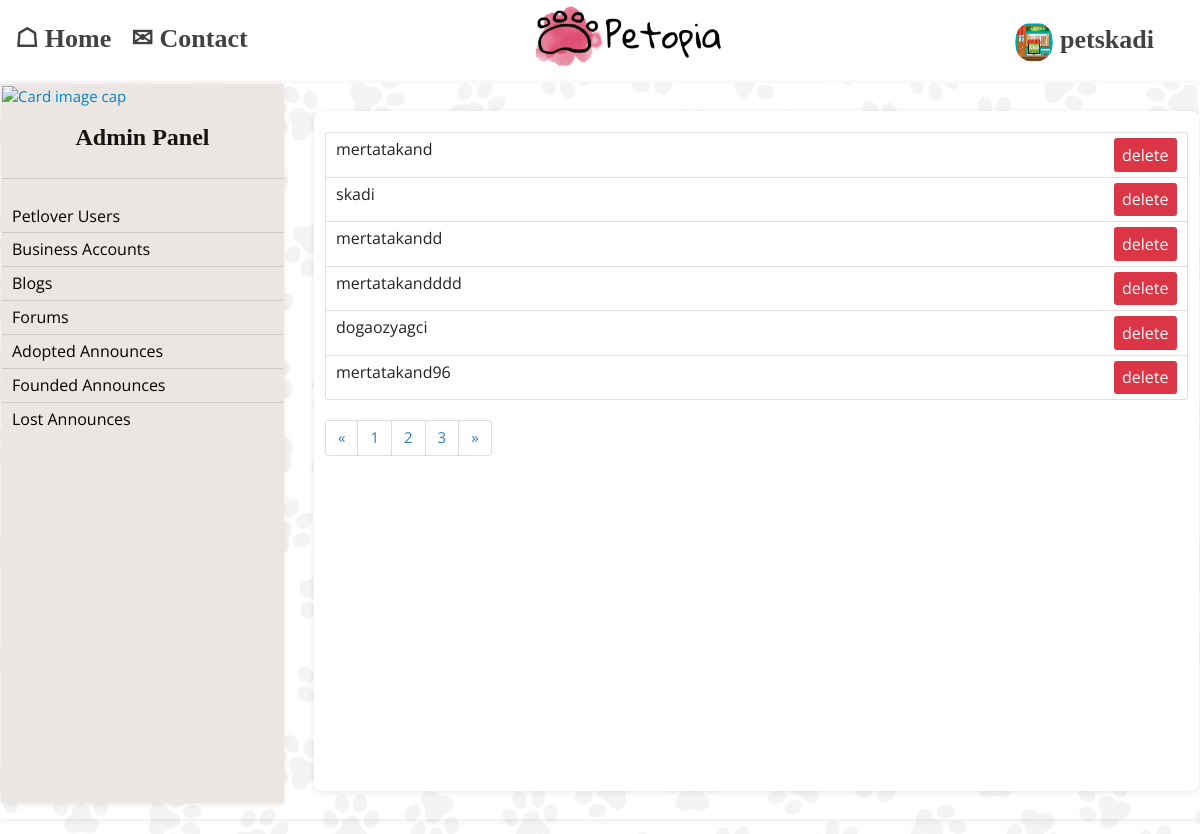
Page /dashboard-petlover/ (signed in) on the committed database.
### users/models.py (models this page shows, shortened)
class User(AbstractUser):
    GENDER_CHOICES = (
        ('Male', 'Male'),
        ('Female', 'Female'),
    )
    BUSINESS_TYPE = (
        ('Pet Shop', 'Pet Shop'),
        ('Pet Stylists', 'Pet Stylists'),
        ('Pet Hotel', 'Pet Stylists'),
        ('Veterinary', 'Veterinary'),
        ('Other', 'Other'),
    )
    email = models.EmailField(null=True, unique=True)
    user_type = models.CharField(max_length=20, null=True, editable=False)
    user_id = models.UUIDField(default=uuid.uuid4, unique=True, editable=False)
    full_name = models.CharField(max_length=200, null=True)
    location = models.CharField(max_length=200, null=True)
    tckn = models.CharField(max_length=11, null=True)
    phone = models.CharField(max_length=11, null=True)
    birthDate = models.DateField(null=True)
    gender = models.CharField(max_length=20, choices=GENDER_CHOICES, null=True)
    profile_image = models.ImageField(null=True, blank=True, upload_to='profiles/', default="profiles/user-default.jpg")
    created = models.DateTimeField(auto_now_add=True)
    business_name = models.CharField(max_length=200, null=True)
    tax_id = models.CharField(max_length=11, null=True, unique=True)
    information = models.TextField(max_length=500, null=True)
    address = models.TextField(max_length=500, null=True)
    logo = models.ImageField(null=True, blank=True, upload_to='profiles/', default="profiles/store-default.png")
    business_type = models.CharField(max_length=20, choices=BUSINESS_TYPE, null=True)

### dashboard/views.py (the view)
# urls.py: path('dashboard-petlover/', views.admin_dashboard_petlover, name="admin-dashboard-petlover"),
def admin_dashboard_petlover(request):
    profile = request.user
    pet_lover_accounts = User.objects.all().filter(user_type='petlover')
    context= {'petlovers': pet_lover_accounts, 'profile': profile}
    return render(request, 'dashboard/dashboard-petlover.html', context)

### dashboard/templates/dashboard/dashboard-petlover.html (shortened to what this page needs)
{% extends 'main.html' %}
{% load static %}
{% block content %}
    <div class="card" style="background-color: #ffc0cb00;display: flex;justify-content: flex-start;flex-direction: row;align-items: flex-start;">
        {% include 'sidebar-dashboard.html' %}
        <div class="card" style="width: 130rem;margin-left: 30px;margin-top: 27px;border-radius: 1%;height: 68rem;">
                <div class="card-body">
                    <ul class="list-group" style="font-size: initial; margin-top: 10px">
                        {% for pl in petlovers %}
                        <li class="list-group-item" style="display: flex;flex-wrap: nowrap;justify-content: space-between;">
                            {{ pl.username }}
                            <a href="{% url 'admin-dashboard-delete-user' pl.user_id %}"><button class="btn btn-danger" style="font-size: initial;">delete</button></a>
                        </li>
                        {% endfor %}
                    </ul>
                    <nav aria-label="Page navigation example">
                            <ul class="pagination">
                                <li class="page-item">
                                    <a class="page-link" href="#" aria-label="Previous">
                                        <span aria-hidden="true">&laquo;</span>
                                    </a>
                                </li>
                                <li class="page-item"><a class="page-link" href="#">1</a></li>
                                <li class="page-item"><a class="page-link" href="#">2</a></li>
                                <li class="page-item"><a class="page-link" href="#">3</a></li>
                                <li class="page-item">
                                    <a class="page-link" href="#" aria-label="Next">
                                        <span aria-hidden="true">&raquo;</span>
                                    </a>
                                </li>
                            </ul>
                        </nav>
                </div>
            </div>
    </div>
{% endblock %}

### templates/navbar.html (shortened to what this page needs)
{% load static %}
<header>
    {% if request.user.is_authenticated %}
        <nav class="navbar navbar-expand-lg"
             style="background-color: white;display: flex;justify-content: space-between;">
            <div id="navbarNavDropdown">
                <ul class="navbar-nav">
                    <li class="nav-item active">
                        <a class="nav-link" href="/"
                           style="color: #424242;font-size: 26px;font-family: cursive;margin-left: 10px;margin-top: -6px;">
                            <b>☖ Home</b>
                            <span class="sr-only">(current)</span></a>
                    </li>
                    <li class="nav-item">
                        <a class="nav-link" href="mailto:petopia@support.com"
                           style="color: #424242;font-size: 26px;font-family: cursive;margin-left: 10px;margin-top: -6px;">
                            <b>✉ Contact</b>
                            <span class="sr-only">(current)</span></a>
                    </li>
                </ul>
            </div>
            <div style="max-width: 200px;">
                <a href="/"><img src="{% static 'images/logo.png' %}" alt="adspot"></a>
            </div>
            <div class="dropdown">
                <button class="dropbtn" style="margin-right: 30px;background-color:
        white;color: #424242;font-size: 26px;font-family: cursive;">
                    <b style="">
                        {% if profile.user_type == 'petlover' %}
                            {% if profile.profile_image == '' %}
                                <img src="{% static 'images/profiles/user-default.jpg' %}" id="icon" alt="User Icon"
                                     style="border-radius: 50%;width: 40px;height: 40px; margin-top: 27px;margin-left: 13px;margin-right: -54px;">
                            {% else %}
                                <img src="{{ profile.profile_image.url }}" id="icon" alt="User Icon"
                                     style="border-radius: 50%;width: 40px;height: 40px;">
                            {% endif %}
                        {% elif profile.user_type == 'business' %}
                            {% if profile.logo == '' %}
                                <img src="{% static 'images/profiles/store-default.png' %}" id="icon" alt="User Icon"
                                     style="border-radius: 50%;width: 40px;height: 40px;">
                            {% else %}
                                <img src="{{ profile.logo.url }}" id="icon" alt="User Icon"
                                     style="border-radius: 50%;width: 40px;height: 40px;">
                            {% endif %}
                        {% endif %}
                        {{ profile.username }}
                    </b>
                </button>
            </div>
        </nav>
    {% endif %}
</header>

### static/styles/home.css (style rules this page uses)
html { font-family:sans-serif; -ms-text-size-adjust:100%; -webkit-text-size-adjust:100% }
body { margin:0 }
article,aside,details,figcaption,figure,footer,header,hgroup,main,menu,nav,section,summary { display:block }
a { background-color:transparent }
b,strong { font-weight:bold }
img { border:0 }
button,input,optgroup,select,textarea { color:inherit; font:inherit; margin:0 }
button { overflow:visible }
button,select { text-transform:none }
button,html input[type="button"],input[type="reset"],input[type="submit"] { -webkit-appearance:button; cursor:pointer }
* { -webkit-box-sizing:border-box; box-sizing:border-box }
*:before,*:after { -webkit-box-sizing:border-box; box-sizing:border-box }
html { font-size:10px; -webkit-tap-highlight-color:rgba(0,0,0,0) }
body { font-family:"Helvetica Neue",Helvetica,Arial,sans-serif; font-size:14px; line-height:1.42857; color:#333; background-color:#fff }
input,button,select,textarea { font-family:inherit; font-size:inherit; line-height:inherit }
a { color:#337ab7; text-decoration:none }
img { vertical-align:middle }
.pagination { display:inline-block; padding-left:0; margin:20px 0; border-radius:4px }
.pagination>li { display:inline }
.pagination>li>a,.pagination>li>span { position:relative; float:left; padding:6px 12px; line-height:1.42857; text-decoration:none; color:#337ab7; background-color:#fff; border:1px solid #ddd; margin-left:-1px }
.pagination>li:first-child>a,.pagination>li:first-child>span { margin-left:0; border-bottom-left-radius:4px; border-top-left-radius:4px }
.pagination>li:last-child>a,.pagination>li:last-child>span { border-bottom-right-radius:4px; border-top-right-radius:4px }
body { font-family:'Open Sans',sans-serif; font-size:15px; color:#686868; font-weight:400; background:#dfdfdf }
img { max-width:100% }
a { outline:none !important; color:#0083c9 }
button { outline:none !important }
a.view-item,.contact-options li a,.listing-actions a,.listing-actions .fa,.listing-actions ul,.cat-boxes .cat-box .inner,.filter-options-widget a,.social-links li a,.btn,.nt-tab-triggers li span,.panel-actions a,.about-member,.category-search-tabbed a,.location-box div:before,.widget-icon,.slick-arrow,.mobile-menu-wrap { -webkit-transition:all,0.2s,ease-in; transition:all,0.2s,ease-in }
.card { box-shadow: 0 0.1rem 0.7rem rgb(0 0 0 / 10%); border: 1px solid rgba(0, 0, 0, 0); margin-bottom: 1.5rem; }
.page-link { color: #673ab7; }
.page-link { padding: 0.375rem 0.75rem; }

### templates/navbar.html (style rules this page uses)
.dropbtn { background-color: #04AA6D; color: white; padding: 16px; font-size: 16px; border: none; }
.dropdown { position: relative; display: inline-block; }

### rows in the picture
User: username "petskadi"
User: username "mertatakand"
User: username "skadi"
User: username "mertatakandd"
User: username "mertatakandddd"
User: username "dogaozyagci"
User: username "mertatakand96"
